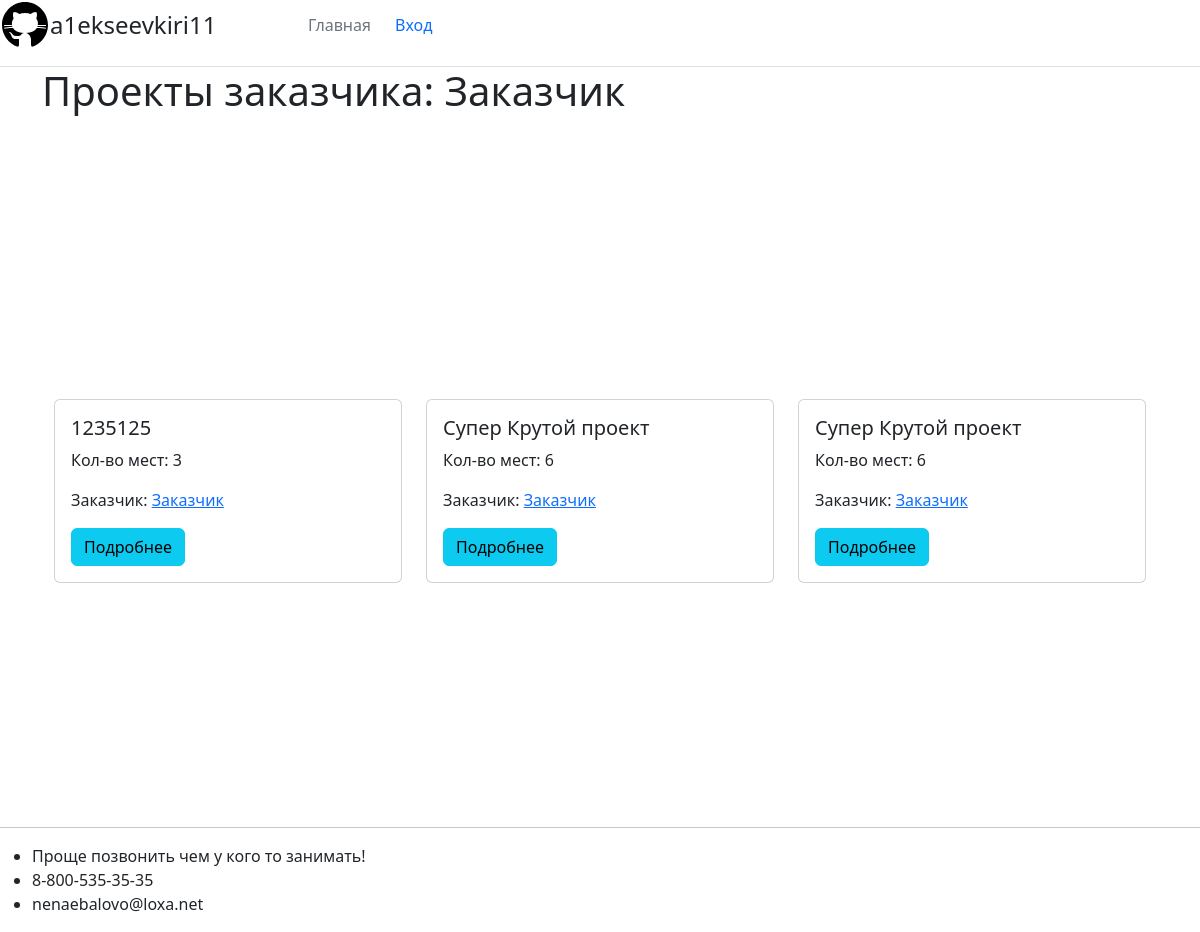
Screenshot of /user/Заказчик with the database file from the repository.
### showcase_projects/models.py (models this page shows, shortened)
class Project(models.Model):
    title = models.CharField(max_length=100)
    place = models.IntegerField(default=0)
    customer = models.ForeignKey(User, on_delete=models.CASCADE)

### showcase_projects/views.py (the view)
# urls.py: path('user/<str:username>', ProjectUserListView.as_view(), name='project-user'),
class ProjectUserListView(ListView):
    model = Project
    template_name = 'showcase_projects/project_user.html'
    context_object_name = 'projects'
    def get_queryset(self):
        user = get_object_or_404(User, username=self.kwargs.get('username'))
        return Project.objects.filter(customer=user)

### showcase_projects/templates/showcase_projects/project_user.html (shortened to what this page needs)
{% extends "showcase_projects/base.html" %}
{% block content %}
<h1 class="mb-3">Проекты заказчика: {{ view.kwargs.username }}</h1>
<div style="min-height: 85vh; display: flex; justify-content: center; align-items: center;">
    <div class="container mt-5">
        <div class="row mt-3">
            {% if projects %}
                {% for project in projects %}
                <div class="col-md-4 mb-4">
                    <div class="card">
                        <div class="card-body">
                            <h5 class="card-title">{{ project.title }}</h5>
                            <p class="card-text">Кол-во мест: {{ project.place }}</p>
                            <p class="card-text">Заказчик:
                                <a href="{% url 'project-user' project.customer.username %}" class="card-text">{{ project.customer.username }}</a>
                            </p>
                            <a href="{% url 'project-detail' project.id %}" class="btn btn-info">Подробнее</a>
                        </div>
                    </div>
                </div>
                {% endfor %}
            {% else %}
                <h2>Проектов нет!</h2>
            {% endif %}
        </div>
    </div>
</div>
{% endblock content %}

### rows the page displays
Project: title "1235125", place "3", customer.username "Заказчик"
Project: title "Супер Крутой проект", place "6", customer.username "Заказчик"
Project: title "Супер Крутой проект", place "6", customer.username "Заказчик"

### other values shown
{{ view.kwargs.username }} "Заказчик"
